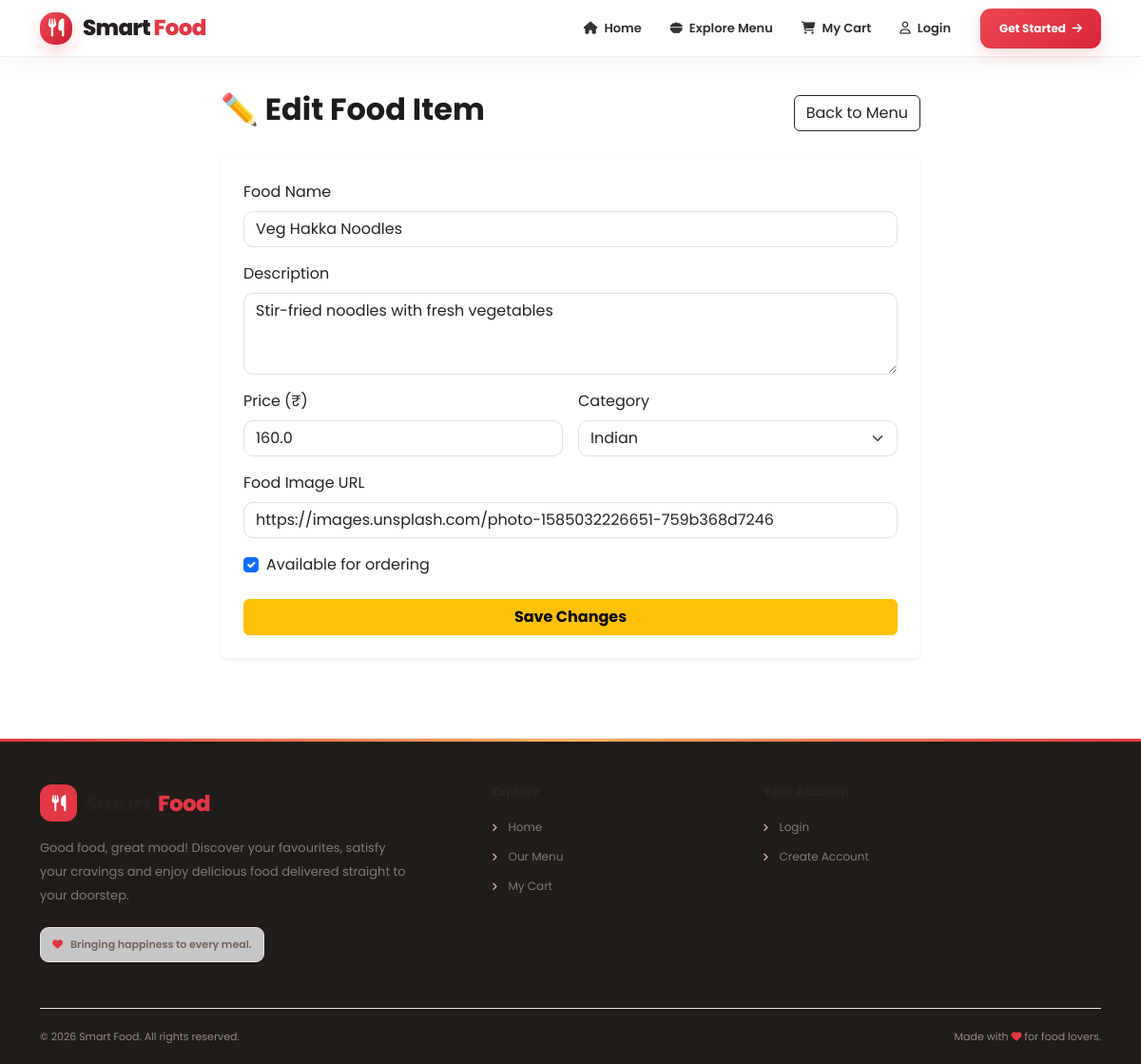
The page /admin/foods/2/edit (signed in) on the database its author committed.
### tables this page shows
CREATE TABLE foods (
                id INTEGER PRIMARY KEY AUTOINCREMENT,
                name TEXT NOT NULL,
                description TEXT,
                price REAL NOT NULL,
                image TEXT,
                category TEXT,
                available INTEGER DEFAULT 1
            );

### app.py (the view, shortened to what this page needs)
@app.route(
    "/admin/foods/<int:food_id>/edit",
    methods=["GET", "POST"],
    endpoint="admin_edit_food"
)
@admin_required
def edit_food(food_id):
    conn = get_db_connection()
    try:
        food = conn.execute(
            "SELECT * FROM foods WHERE id = ?",
            (food_id,)
        ).fetchone()
        if not food:
            abort(404)
        return render_template("edit_food.html", food=food)
    except Exception:
        conn.rollback()
        raise
    finally:
        conn.close()

### app.py (called while the page is built)
def admin_required(view):
    @wraps(view)
    def wrapped(*args, **kwargs):
        if "admin_id" not in session:
            flash("Please login as admin.", "warning")
            return redirect(url_for("admin_login"))
        return view(*args, **kwargs)
    return wrapped

### database.py (called while the page is built)
def get_db_connection():
    conn = sqlite3.connect(DATABASE)
    conn.row_factory = sqlite3.Row
    conn.execute("PRAGMA foreign_keys = ON")
    return conn

### templates/edit_food.html (shortened to what this page needs)
{% extends "base.html" %}
{% block content %}
<div class="container py-4">
    <div class="row justify-content-center">
        <div class="col-lg-8">
            <div class="d-flex justify-content-between align-items-center mb-4">
                <h2 class="fw-bold">✏️ Edit Food Item</h2>
                <a href="{{ url_for('admin_foods') }}"
                   class="btn btn-outline-dark">
                    Back to Menu
                </a>
            </div>
            <div class="card shadow-sm border-0">
                <div class="card-body p-4">
                    <form method="POST"
                          action="{{ url_for('admin_edit_food', food_id=food.id) }}">
                        <div class="mb-3">
                            <label for="name" class="form-label">
                                Food Name
                            </label>
                            <input type="text"
                                   id="name"
                                   name="name"
                                   class="form-control"
                                   value="{{ food.name }}"
                                   maxlength="100"
                                   required>
                        </div>
                        <div class="mb-3">
                            <label for="description" class="form-label">
                                Description
                            </label>
                            <textarea id="description"
                                      name="description"
                                      class="form-control"
                                      rows="3">{{ food.description }}</textarea>
                        </div>
                        <div class="row g-3">
                            <div class="col-md-6">
                                <label for="price" class="form-label">
                                    Price (₹)
                                </label>
                                <input type="number"
                                       id="price"
                                       name="price"
                                       class="form-control"
                                       value="{{ food.price }}"
                                       min="0.01"
                                       step="0.01"
                                       required>
                            </div>
                            <div class="col-md-6">
                                <label for="category" class="form-label">
                                    Category
                                </label>
                                <select id="category"
                                        name="category"
                                        class="form-select"
                                        required>
                                    {% for category in [
                                        'Indian',
                                        'Pizza',
                                        'Burgers',
                                        'South Indian',
                                        'Snacks',
                                        'Desserts',
                                        'Drinks',
                                        'Other'
                                    ] %}
                                    <option value="{{ category }}"
                                        {% if food.category == category %}selected{% endif %}>
                                        {{ category }}
                                    </option>
                                    {% endfor %}
                                </select>
                            </div>
                        </div>
                        <div class="mb-3 mt-3">
                            <label for="image" class="form-label">
                                Food Image URL
                            </label>
                            <input type="url"
                                   id="image"
                                   name="image"
                                   class="form-control"
                                   value="{{ food.image }}"
                                   placeholder="https://example.com/food.jpg">
                        </div>
                        <div class="form-check mb-4">
                            <input type="checkbox"
                                   id="available"
                                   name="available"
                                   class="form-check-input"
                                   {% if food.available %}checked{% endif %}>
                            <label for="available" class="form-check-label">
                                Available for ordering
                            </label>
                        </div>
                        <button type="submit"
                                class="btn btn-warning fw-bold w-100">
                            Save Changes
                        </button>
                    </form>
                </div>
            </div>
        </div>
    </div>
</div>
{% endblock %}

### rows shown on the page
foods: name "Veg Hakka Noodles", description "Stir-fried noodles with fresh vegetables", price "160.0", image "https://images.unsplash.com/photo-1585032226651-759b368d7246", available "☑"

### other values the page prints
form field category "Indian"
